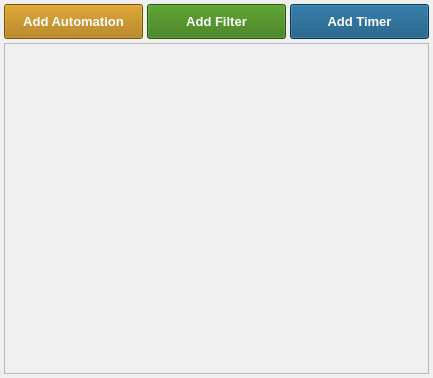
<?xml version="1.0" encoding="UTF-8"?>
<ui version="4.0">
 <class>Light_Strand_Widget</class>
 <widget class="QWidget" name="Light_Strand_Widget">
  <property name="geometry">
   <rect>
    <x>0</x>
    <y>0</y>
    <width>433</width>
    <height>378</height>
   </rect>
  </property>
  <property name="minimumSize">
   <size>
    <width>350</width>
    <height>0</height>
   </size>
  </property>
  <property name="windowTitle">
   <string>Form</string>
  </property>
  <layout class="QVBoxLayout" name="verticalLayout">
   <property name="spacing">
    <number>4</number>
   </property>
   <property name="leftMargin">
    <number>4</number>
   </property>
   <property name="topMargin">
    <number>4</number>
   </property>
   <property name="rightMargin">
    <number>4</number>
   </property>
   <property name="bottomMargin">
    <number>4</number>
   </property>
   <item>
    <layout class="QHBoxLayout" name="horizontalLayout">
     <item>
      <widget class="QPushButton" name="pushButton_add_automation">
       <property name="minimumSize">
        <size>
         <width>0</width>
         <height>35</height>
        </size>
       </property>
       <property name="styleSheet">
        <string notr="true">background-color: rgb(171, 114, 0);
color: rgb(255, 255, 255);
font-size: 10pt;
font-weight: bold;</string>
       </property>
       <property name="text">
        <string>Add Automation</string>
       </property>
      </widget>
     </item>
     <item>
      <widget class="QPushButton" name="pushButton_add_filter">
       <property name="minimumSize">
        <size>
         <width>0</width>
         <height>35</height>
        </size>
       </property>
       <property name="styleSheet">
        <string notr="true">background-color: rgb(52, 120, 10);
color: rgb(255, 255, 255);
font-size: 10pt;
font-weight: bold;</string>
       </property>
       <property name="text">
        <string>Add Filter</string>
       </property>
      </widget>
     </item>
     <item>
      <widget class="QPushButton" name="pushButton_add_timer">
       <property name="minimumSize">
        <size>
         <width>0</width>
         <height>35</height>
        </size>
       </property>
       <property name="styleSheet">
        <string notr="true">color: rgb(255, 255, 255);
background-color: rgb(11, 79, 122);
font-size: 10pt;
font-weight: bold;</string>
       </property>
       <property name="text">
        <string>Add Timer</string>
       </property>
      </widget>
     </item>
    </layout>
   </item>
   <item>
    <widget class="QScrollArea" name="scrollArea">
     <property name="styleSheet">
      <string notr="true"/>
     </property>
     <property name="widgetResizable">
      <bool>true</bool>
     </property>
     <widget class="QWidget" name="scrollAreaWidgetContents">
      <property name="geometry">
       <rect>
        <x>0</x>
        <y>0</y>
        <width>423</width>
        <height>327</height>
       </rect>
      </property>
      <layout class="QVBoxLayout" name="verticalLayout_2">
       <property name="spacing">
        <number>2</number>
       </property>
       <property name="leftMargin">
        <number>3</number>
       </property>
       <property name="topMargin">
        <number>1</number>
       </property>
       <property name="rightMargin">
        <number>3</number>
       </property>
       <item>
        <spacer name="verticalSpacer">
         <property name="orientation">
          <enum>Qt::Vertical</enum>
         </property>
         <property name="sizeHint" stdset="0">
          <size>
           <width>20</width>
           <height>40</height>
          </size>
         </property>
        </spacer>
       </item>
      </layout>
     </widget>
    </widget>
   </item>
  </layout>
 </widget>
 <resources/>
 <connections/>
</ui>
